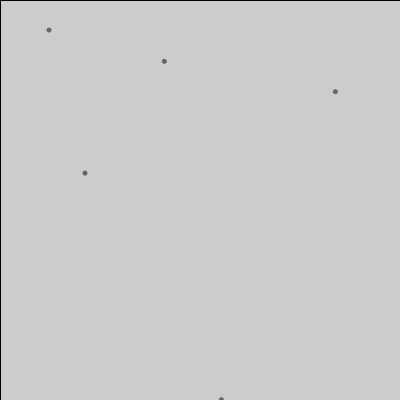
Frame 1 (no input)
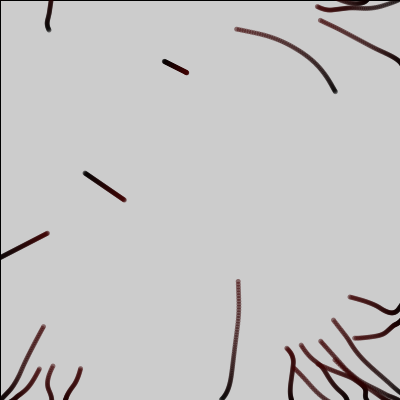
Frame 60 (the mouse pressed at the canvas centre just before this capture)
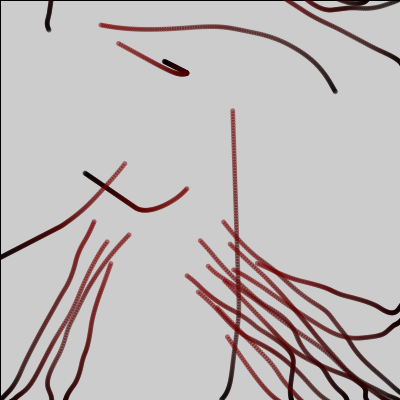
Frame 120 (the mouse held since frame 60 and released just before this capture)

The Processing sketch that drew these frames (run headless with seeded random() and noise(); from frame 60 on, the mouse is pressed at the canvas centre):

// Processing sketch: processing_133624
// ── processing_133624.pde

Flock flock;

void setup() {
  size(400,400);
  flock = new Flock();
  // Add an initial set of boids into the system
  for (int i = 0; i < 20; i++) {
    Boid b = new Boid((width/2*random(5)),(height/2*random(5)));
    flock.addBoid(b);
  }
  smooth();
}

void draw() {
  fill(255,0);
  rect(0,0,width,height);
  flock.run();
}



class Boid {

  PVector location;
  PVector velocity;
  PVector acceleration;
  float r;
  float maxforce;    // Maximum steering force
  float maxspeed;    // Maximum speed
  boolean bRed = false;
  int red = 0;
  boolean bGreen = false;
  int green =0;
  boolean bBlue = false;
  int blue =0;

  Boid(float x, float y) {
    acceleration = new PVector(0, 0);
    velocity = new PVector(random(-1, 1), random(-1, 1));
    location = new PVector(x, y);
    r = 3.0;
    maxspeed = 3;
    maxforce = 0.05;
  }

  void run(ArrayList<Boid> boids) {
    flock(boids);
    update();
    borders();
    render();
  }

  void applyForce(PVector force) {
    // We could add mass here if we want A = F / M
    acceleration.add(force);
  }

  // We accumulate a new acceleration each time based on three rules
  void flock(ArrayList<Boid> boids) {
    PVector sep = separate(boids);   // Separation
    PVector ali = align(boids);      // Alignment
    PVector coh = cohesion(boids);   // Cohesion
    // Arbitrarily weight these forces
    sep.mult(1.5);
    ali.mult(1.0);
    coh.mult(1.0);
    // Add the force vectors to acceleration
    applyForce(sep);
    applyForce(ali);
    applyForce(coh);
  }

  // Method to update location
  void update() {
    // Update velocity
    velocity.add(acceleration);
    // Limit speed
    velocity.limit(maxspeed);
    location.add(velocity);
    // Reset accelertion to 0 each cycle
    acceleration.mult(0);
  }

  // A method that calculates and applies a steering force towards a target
  // STEER = DESIRED MINUS VELOCITY
  PVector seek(PVector target) {
    PVector desired = PVector.sub(target, location);  // A vector pointing from the location to the target
    // Normalize desired and scale to maximum speed
    desired.normalize();
    desired.mult(maxspeed);
    // Steering = Desired minus Velocity
    PVector steer = PVector.sub(desired, velocity);
    steer.limit(maxforce);  // Limit to maximum steering force
    return steer;
  }

  void render() {

    if (red < 255 && bRed==false) {
      red = red +1;
    } 
    else {
      bRed = true;
    }
    if (bRed==true){
        red = red-1;
    }
    if (red == 0 && bRed==true){
      bRed = false;
    }
    
    if (green < 255 && bRed==true){
      green = green +1;
    }
    
    if (green == 254 && bGreen==false){
      bGreen = true;
    }
    
    if (bGreen == true){
      green = green-1;
      blue = blue+1;
    }
    
    if (green == 0 && bGreen==true){
      bGreen = false;
      bBlue = true;
    }
    
    if (bBlue == true){
      blue = blue-1;
    }
    
    if (blue == 0 && bBlue==true){
      bBlue=false;
    }


    fill(red, green, blue, (255*0.5));
    noStroke();
    ellipse(location.x, location.y, 5, 5);
    println(red,bRed,green,bGreen,blue,bBlue);
  }

  // Wraparound
  void borders() {
    if (location.x < -r) location.x = width+r;
    if (location.y < -r) location.y = height+r;
    if (location.x > width+r) location.x = -r;
    if (location.y > height+r) location.y = -r;
  }

  // Separation
  // Method checks for nearby boids and steers away
  PVector separate (ArrayList<Boid> boids) {
    float desiredseparation = 25.0f;
    PVector steer = new PVector(0, 0, 0);
    int count = 0;
    // For every boid in the system, check if it's too close
    for (Boid other : boids) {
      float d = PVector.dist(location, other.location);
      // If the distance is greater than 0 and less than an arbitrary amount (0 when you are yourself)
      if ((d > 0) && (d < desiredseparation)) {
        // Calculate vector pointing away from neighbor
        PVector diff = PVector.sub(location, other.location);
        diff.normalize();
        diff.div(d);        // Weight by distance
        steer.add(diff);
        count++;            // Keep track of how many
      }
    }
    // Average -- divide by how many
    if (count > 0) {
      steer.div((float)count);
    }

    // As long as the vector is greater than 0
    if (steer.mag() > 0) {
      // Implement Reynolds: Steering = Desired - Velocity
      steer.normalize();
      steer.mult(maxspeed);
      steer.sub(velocity);
      steer.limit(maxforce);
    }
    return steer;
  }

  // Alignment
  // For every nearby boid in the system, calculate the average velocity
  PVector align (ArrayList<Boid> boids) {
    float neighbordist = 75;
    PVector sum = new PVector(0, 0);
    int count = 0;
    for (Boid other : boids) {
      float d = PVector.dist(location, other.location);
      if ((d > 0) && (d < neighbordist)) {
        sum.add(other.velocity);
        count++;
      }
    }
    if (count > 0) {
      sum.div((float)count);
      sum.normalize();
      sum.mult(maxspeed);
      PVector steer = PVector.sub(sum, velocity);
      steer.limit(maxforce);
      return steer;
    } 
    else {
      return new PVector(0, 0);
    }
  }

  // Cohesion
  // For the average location (i.e. center) of all nearby boids, calculate steering vector towards that location
  PVector cohesion (ArrayList<Boid> boids) {
    float neighbordist = 50;
    PVector sum = new PVector(0, 0);   // Start with empty vector to accumulate all locations
    int count = 0;
    for (Boid other : boids) {
      float d = PVector.dist(location, other.location);
      if ((d > 0) && (d < neighbordist)) {
        sum.add(other.location); // Add location
        count++;
      }
    }
    if (count > 0) {
      sum.div(count);
      return seek(sum);  // Steer towards the location
    } 
    else {
      return new PVector(0, 0);
    }
  }
}

class Flock {
  ArrayList<Boid> boids; // An ArrayList for all the boids

  Flock() {
    boids = new ArrayList<Boid>(); // Initialize the ArrayList
  }

  void run() {
    for (Boid b : boids) {
      b.run(boids);  // Passing the entire list of boids to each boid individually
    }
  }

  void addBoid(Boid b) {
    boids.add(b);
  }

}
